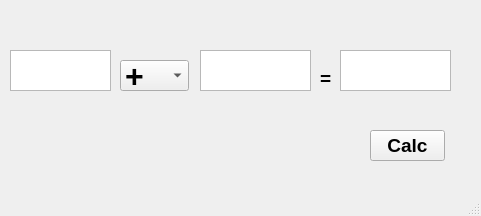
<?xml version="1.0" encoding="UTF-8"?>
<ui version="4.0">
 <class>MainWindow</class>
 <widget class="QMainWindow" name="MainWindow">
  <property name="geometry">
   <rect>
    <x>0</x>
    <y>0</y>
    <width>481</width>
    <height>216</height>
   </rect>
  </property>
  <property name="font">
   <font>
    <weight>75</weight>
    <bold>true</bold>
   </font>
  </property>
  <property name="windowTitle">
   <string>MainWindow</string>
  </property>
  <widget class="QWidget" name="centralwidget">
   <widget class="QTextEdit" name="textEdit_Num2">
    <property name="geometry">
     <rect>
      <x>200</x>
      <y>50</y>
      <width>111</width>
      <height>41</height>
     </rect>
    </property>
    <property name="font">
     <font>
      <pointsize>14</pointsize>
     </font>
    </property>
   </widget>
   <widget class="QTextEdit" name="textEdit_Num1">
    <property name="geometry">
     <rect>
      <x>10</x>
      <y>50</y>
      <width>101</width>
      <height>41</height>
     </rect>
    </property>
    <property name="font">
     <font>
      <pointsize>14</pointsize>
     </font>
    </property>
   </widget>
   <widget class="QComboBox" name="comboBox_symbol">
    <property name="geometry">
     <rect>
      <x>120</x>
      <y>60</y>
      <width>69</width>
      <height>31</height>
     </rect>
    </property>
    <property name="font">
     <font>
      <pointsize>24</pointsize>
      <weight>75</weight>
      <bold>true</bold>
     </font>
    </property>
    <property name="currentIndex">
     <number>0</number>
    </property>
    <item>
     <property name="text">
      <string>+</string>
     </property>
    </item>
    <item>
     <property name="text">
      <string>-</string>
     </property>
    </item>
    <item>
     <property name="text">
      <string>*</string>
     </property>
    </item>
    <item>
     <property name="text">
      <string>/</string>
     </property>
    </item>
   </widget>
   <widget class="QLabel" name="label">
    <property name="geometry">
     <rect>
      <x>320</x>
      <y>70</y>
      <width>21</width>
      <height>16</height>
     </rect>
    </property>
    <property name="font">
     <font>
      <family>Arial</family>
      <pointsize>14</pointsize>
     </font>
    </property>
    <property name="text">
     <string>=</string>
    </property>
   </widget>
   <widget class="QTextEdit" name="textEdit_Result">
    <property name="geometry">
     <rect>
      <x>340</x>
      <y>50</y>
      <width>111</width>
      <height>41</height>
     </rect>
    </property>
    <property name="font">
     <font>
      <pointsize>14</pointsize>
     </font>
    </property>
   </widget>
   <widget class="QPushButton" name="pushButton_calc">
    <property name="geometry">
     <rect>
      <x>370</x>
      <y>130</y>
      <width>75</width>
      <height>31</height>
     </rect>
    </property>
    <property name="font">
     <font>
      <family>Arial</family>
      <pointsize>14</pointsize>
     </font>
    </property>
    <property name="text">
     <string>Calc</string>
    </property>
   </widget>
  </widget>
  <widget class="QMenuBar" name="menubar">
   <property name="geometry">
    <rect>
     <x>0</x>
     <y>0</y>
     <width>481</width>
     <height>23</height>
    </rect>
   </property>
  </widget>
  <widget class="QStatusBar" name="statusbar"/>
 </widget>
 <resources/>
 <connections/>
</ui>
